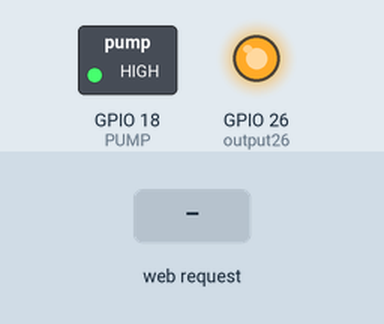
Bench run of a sketch on a simulated ESP32. On the bench: switched loads named in the sketch (green lamp = pin HIGH), output pins drawn as LEDs (lit = HIGH). Inputs (shaded band) come from the test bench. WiFi joins after 1.5 s; servers stay silent unless stated; the local clock reads 2024-03-15 10:24:30 at power-on unless the sketch sets it; what the sketch prints to the serial monitor is not drawn.

Above: at 2.7 s.
2.8 s: HTTP request GET /26/off received
At 4.0 s:
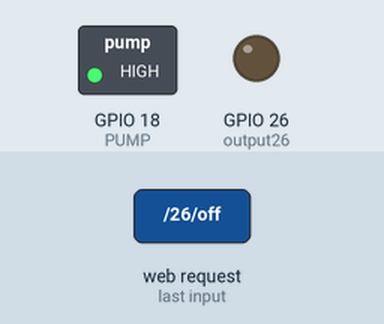
4.3 s: HTTP request GET /26/on received
At 14.0 s:
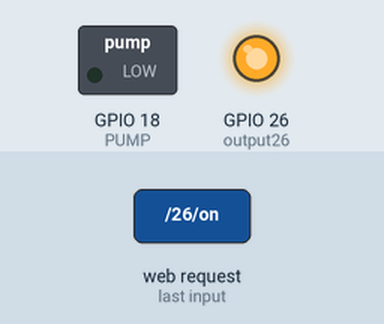
Timing chart, 0 to 33.5 s (numbered marks = the images above; inputs shaded):
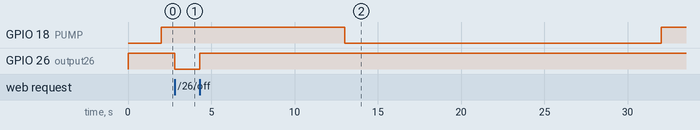

Measured:
- after the input at 2.8 s, GPIO 26 (output26): HIGH → LOW at once
- after the input at 4.3 s, GPIO 26 (output26): LOW → HIGH at once

The sketch:

PumpServer.ino
```cpp
/*********
  22 My 2025.  Changed pump time from 3 minutes to 4 minutes.  Also,
  changed cycle time from twice a day to 3 times.  The comment below says
  pump time was 2 minutes.  I don't know when I changed it to 3.
  22 Sep 2024: Changed Pump time to 120 seconds from 150.
  Rui Santos
  Complete project details at https://randomnerdtutorials.com
*********/

// Load Wi-Fi library
#include <WiFi.h>
#include <time.h>
//#include <esp_timer.h>
#define PUMP 18
// Stop button is attached to PIN 0 (IO0)

#define SECONDS_PER_CYCLE (60*60*24/3)
#define  PUMP_TIME (4*60)

#define SECONDS_PER_CYCLE (30)
#define  PUMP_TIME (11)

/*********
  22 Sep 2024: Changed Pump time to 120 seconds from 150.
 *********/

// Load Wi-Fi library
#include <WiFi.h>
#include <time.h>
//#include <esp_timer.h>


// Replace with your network credentials
const char* ssid = "Ulrichhome";
const char* password = "powerman";

//3 lines needed for internet time functions.
const char* ntpServer = "pool.ntp.org";
const long  gmtOffset_sec = -21600;     //6 hours offset for standard time.
const int   daylightOffset_sec = 3600;

// Set web server port number to 80
WiFiServer server(80);

// Variable to store the HTTP request
String header;

// Auxiliar variables to store the current output state
String output26State = "off";

// Assign output variables to GPIO pins
const int output26 = 26;
//const int output27 = 27;

// Current time since startup of the micro.
unsigned long currentTime = millis();
// Previous time
unsigned long previousTime = 0;
// Define timeout time in milliseconds (example: 2000ms = 2s)
const int32_t timeoutTime = 2000;

// Timer setup stuff.
hw_timer_t *timer = NULL;
volatile SemaphoreHandle_t timerSemaphore;
portMUX_TYPE timerMux = portMUX_INITIALIZER_UNLOCKED;
volatile uint32_t lastIsrAt = 0;

time_t last_cycle; //Record the time of the previous pump cycle.
time_t next_cycle;

void ARDUINO_ISR_ATTR onTimer() {
  // Increment the counter and set the time of ISR
  portENTER_CRITICAL_ISR(&timerMux);
  lastIsrAt = millis();
  portEXIT_CRITICAL_ISR(&timerMux);
  // Give a semaphore that we can check in the loop
  xSemaphoreGiveFromISR(timerSemaphore, NULL);
  // It is safe to use digitalRead/Write here if you want to toggle an output
}

void setup() {
  Serial.begin(115200);
  // Initialize the output variables as outputs
  pinMode(output26, OUTPUT);
//  pinMode(output27, OUTPUT);
  pinMode(PUMP, OUTPUT);

  // Set outputs to LOW
  digitalWrite(output26, HIGH);
//  digitalWrite(output27, HIGH);
///////////////Timer Setup
  // Create semaphore to inform us when the timer has fired
  timerSemaphore = xSemaphoreCreateBinary();

  // Set timer frequency to 1Mhz
  timer = timerBegin(1000000);

  // Attach onTimer function to our timer.
  timerAttachInterrupt(timer, &onTimer);

  // Set alarm to call onTimer function every second (value in microseconds).
  // Repeat the alarm (third parameter) with unlimited count = 0 (fourth parameter).
  timerAlarm(timer, 1000000, true, 0);

/////////////////////////////////////////////////////////////////////////

  // Connect to Wi-Fi network with SSID and password
  Serial.print("Connecting to ");
  Serial.println(ssid);
  WiFi.begin(ssid, password);
  while (WiFi.status() != WL_CONNECTED) {
    delay(500);
    Serial.print(".");
  }
  // Print local IP address and start web server
  configTime(gmtOffset_sec, daylightOffset_sec, ntpServer);
  printLocalTime();

  Serial.println("");
  Serial.println("WiFi connected.");
  Serial.print("IP address: ");
  Serial.println(WiFi.localIP());
  server.begin();
    last_cycle = time(NULL);  //Initialize
}

void printLocalTime(){
  struct tm timeinfo;
  if(!getLocalTime(&timeinfo)){
    Serial.println("Failed to obtain time");
    return;
  }
  Serial.println(&timeinfo, "%A, %B %d %Y %H:%M:%S");
  Serial.println();//Blank line at end of html.
}

void loop(){
  struct tm timeinfo;
  struct tm nextcycle;
  static enum {STARTUP,PUMP_ON,PUMP_OFF,WAIT}PumpState = STARTUP;
  bool StateChange = false;

  WiFiClient client = server.available();   // Listen for incoming clients


////////////////////////////////////////////////////////////////////////////////////////////////////////////////////////////////
  if (client) {                             // If a new client connects,
    currentTime = millis();
    previousTime = currentTime;
    Serial.println("New Client.");          // print a message out in the serial port
    String currentLine = "";                // make a String to hold incoming data from the client
    while (client.connected() && currentTime - previousTime <= timeoutTime) {  // loop while the client's connected
      currentTime = millis();
      if (client.available()) {             // if there's bytes to read from the client,
        char c = client.read();             // read a byte, then
        Serial.write(c);                    // print it out the serial monitor
        header += c;
        if (c == '\n') {                    // if the byte is a newline character
          // if the current line is blank, you got two newline characters in a row.
          // that's the end of the client HTTP request, so send a response:
          if (currentLine.length() == 0) {
            // HTTP headers always start with a response code (e.g. HTTP/1.1 200 OK)
            // and a content-type so the client knows what's coming, then a blank line:
            client.println("HTTP/1.1 200 OK");
            client.println("Content-type:text/html");
            client.println("Connection: close");

            client.println();

            // turns the GPIOs on and off
            if (header.indexOf("GET /26/on") >= 0) {
              Serial.println("GPIO 26 on");
              output26State = "on";
              digitalWrite(output26, HIGH);
            } else if (header.indexOf("GET /26/off") >= 0) {
              Serial.println("GPIO 26 off");
              output26State = "off";
              digitalWrite(output26, LOW);
            }

            // Display the HTML web page
            client.println("<!DOCTYPE html><html>");
            client.println("<head><meta name=\"viewport\" content=\"width=device-width, initial-scale=1\" http-equiv=\"refresh\" content=\"10\">");
            client.println("<link rel=\"icon\" href=\"data:,\">");
            // CSS to style the on/off buttons
            // Feel free to change the background-color and font-size attributes to fit your preferences
            client.println("<style>html { font-family: Helvetica; display: inline-block; margin: 0px auto; text-align: center;}");
            client.println(".button { background-color: #4CAF50; border: none; color: white; padding: 16px 40px;");
            client.println("text-decoration: none; font-size: 30px; margin: 2px; cursor: pointer;}");
            client.println(".button2 {background-color: #555555;}</style></head>");

            // Web Page Heading
            client.println("<body><h1>ESP32 Web Server</h1>");

            // Display current state, and ON/OFF buttons for GPIO 26
            client.println("<p>GPIO 26 - State " + output26State + "</p>");
            // If the output26State is off, it displays the ON button
            if (output26State=="off") {
              client.println("<p><a href=\"/26/on\"><button class=\"button\">ON</button></a></p>");
            } else {
              client.println("<p><a href=\"/26/off\"><button class=\"button button2\">OFF</button></a></p>");
            }
            client.println("<title>Jim's Water Garden </title>");

            client.println("<h2>Elapsed Time.</h2>");
            client.printf("%6d \n",time(NULL)-last_cycle);
            client.println("</body></html>");

            if(getLocalTime(&timeinfo)){
              client.println(&timeinfo, "<b>%A, %B %d %Y %H:%M:%S</b>"); //Print the time.
              return;
            }


            // The HTTP response ends with another blank line
            client.println();
            // Break out of the while loop
            break;
          } else { // if you got a newline, then clear currentLine
            currentLine = "";
          }
        } else if (c != '\r') {  // if you got anything else but a carriage return character,
          currentLine += c;      // add it to the end of the currentLine
        }
      } //if client available
    }   //end of while connected
    // Clear the header variable
    header = "";
    // Close the connection
    client.stop();
    Serial.println("Client disconnected.");
    Serial.println("");
  } //if client
////////////////////////////////////////////////////////////////////////////////////////////////////////////////////////////////

    time_t elapsed;   //Time elapsed since last pump run.
  // put your main code here, to run repeatedly:
  // If Timer has fired
  if (xSemaphoreTake(timerSemaphore, 0) == pdTRUE) {
    uint32_t isrTime = 0;
    char buff[21];  //Used to display time in ascii.
    // Read the interrupt count and time
    portENTER_CRITICAL(&timerMux);
    isrTime = lastIsrAt;    //milliseconds since startup.
    portEXIT_CRITICAL(&timerMux);
    elapsed = time(NULL) - last_cycle;

    /////////////////////////////////////////////////////////////////////////////////////////
    switch(PumpState){
      case  STARTUP:
        digitalWrite(PUMP,LOW);
         Serial.printf("Startup .");
        PumpState = PUMP_ON;
        StateChange = true;
        //Initialize timer to internet if available, or zero.
        //
        break;
      case  PUMP_ON:
        digitalWrite(PUMP,HIGH);

          if (elapsed >= PUMP_TIME){
          PumpState = PUMP_OFF;
          StateChange = true;
          next_cycle = last_cycle + SECONDS_PER_CYCLE;
          Serial.printf("Pump Off");
        }
          else{
            PumpState = PUMP_ON;
          }

        //Initialize timer to internet if available, or zero.
        //
        break;
      case  PUMP_OFF:

        digitalWrite(PUMP,LOW);
      //  Serial.printf("Pump Off ");
        if (elapsed >= SECONDS_PER_CYCLE){
            last_cycle += SECONDS_PER_CYCLE;
            PumpState = PUMP_ON;
            StateChange = true;
            Serial.printf("Pump On ");
            next_cycle = last_cycle + PUMP_TIME;
        }
        else{
          PumpState = PUMP_OFF;
        }
        //Check internet time.
        break;

      default:
        digitalWrite(PUMP,LOW);
        PumpState = STARTUP;
    }
      /////////////////////////////////////////////////////////////////////////////////////////
      if(StateChange){
        strftime(buff, 21, "%Y-%m-%d %H:%M:%S", localtime(&last_cycle));
        // Print information
        Serial.print(" Last cycle began: ");
        Serial.printf(buff);
        Serial.print(" Elapsed: ");
        Serial.printf("%5d",elapsed);
        strftime(buff, 21, "%Y-%m-%d %H:%M:%S", localtime(&next_cycle));
        Serial.printf(" Cycle End: %s", buff);
        Serial.println();

      }


  //  printLocalTime();
  } //If semaphore
}   //End of loop()
```
